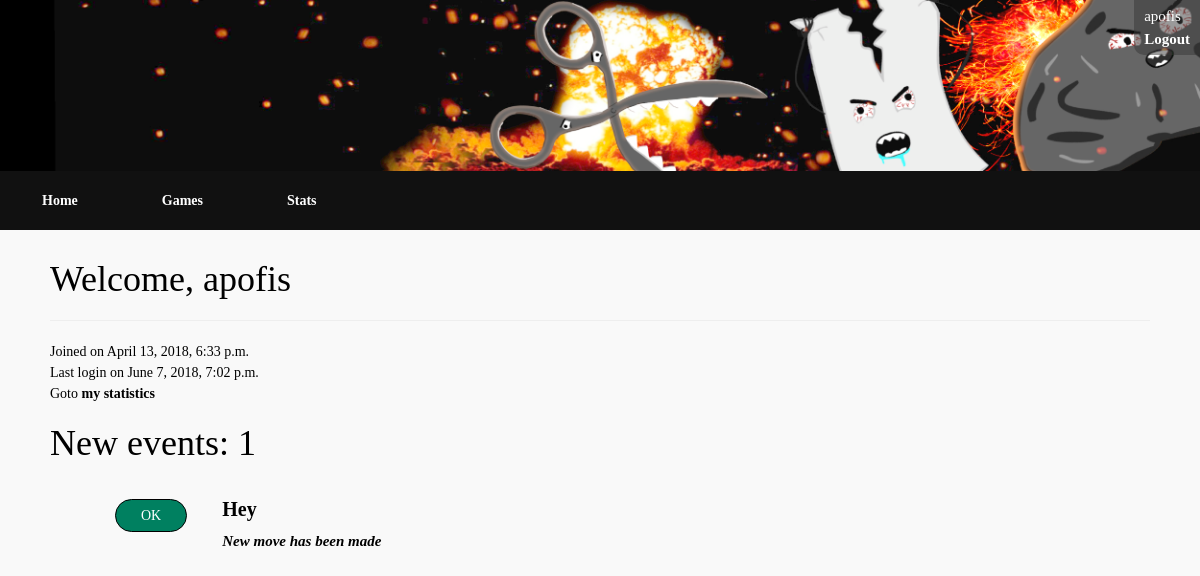
Before: /testapp/ (signed in) with the older database file.
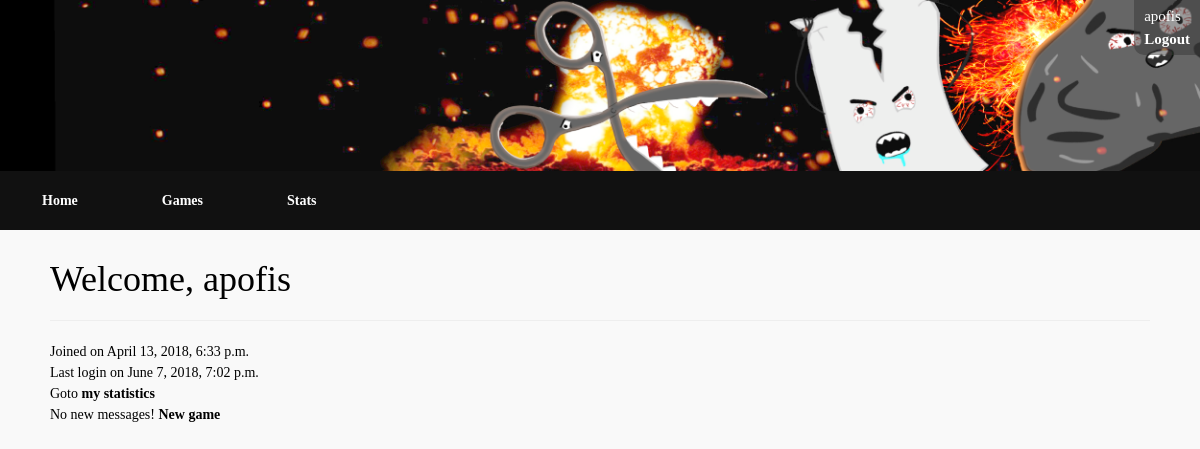
After: the same page with the newer database file.
### testapp/models.py (models this page shows)
class Notification(models.Model):
    playerID = models.ForeignKey(User, on_delete=models.CASCADE, related_name='player')
    gameID = models.ForeignKey(Game, on_delete=models.CASCADE, related_name='notificationGame')
    notificationType = models.CharField(max_length=1) #'e' == end game; 'm' == new move

class Game(models.Model):
    isCompleted = models.BooleanField(default=False)
    isPublic = models.BooleanField()
    password = models.CharField(max_length=10, null=True)
    gameName = models.CharField(max_length=100, default='NoNameGame')
    ownerID = models.ForeignKey(User, on_delete=models.CASCADE, related_name='owner')
    secondPlayerID =models.ForeignKey(User, on_delete=models.SET_NULL, null=True, related_name='secondPlayer')
    winnerID = models.ForeignKey(User, on_delete=models.SET_NULL, null=True, related_name='winner')
    ownerScore = models.IntegerField(default=0)
    secondPlayerScore = models.IntegerField(default=0)

### testapp/views.py (the view)
# urls.py: 2. Add a URL to urlpatterns:  path('', views.home, name='home')
@login_required()
def home(request):
    notify = Notification.objects.filter(playerID=request.user)
    var = notify.count()
    if (request.method == 'POST'):
        kok = request.POST.get('close')
        Notification.objects.filter(pk=kok).delete()
        return HttpResponseRedirect('/home')
    return render(request, 'home.html', {'notify' : notify, 'var':var} )

### templates/home.html (shortened to what this page needs)
{% extends "login_generic.html" %}
{% block content %}
    <h1>Welcome, {{ request.user.get_username }}</h1>
    <div id="aboutuser">
        <div>
            <hr>
            Joined on {{ request.user.date_joined }}<br>
            Last login on {{ request.user.last_login }}<br>
            Goto <a href="{% url 'Games Stats' %}">my statistics </a>
        </div>
    </div>
    <div>
        {% if var > 0 %}
            <h1>New events: {{ var }}</h1>
            <ul id="notifications-list">
            {% for noti in notify %}
                <li class="notification-item">
                    <form method="post" id="seen">
                        <button id="login-button" name="close" type="submit" value={{ noti.id }}>OK</button>
                    </form>
                    {% if noti.notificationType == 'm' %}
                        <a href="{% url 'Join Game' %}?id={{ noti.gameID.id }}">
                            <div ><div>{{ noti.gameID.gameName }}</div>
                                <span>New move has been made</span></div></a>
                    {% else %}
                        <div ><div>{{ noti.gameID.gameName }}</div>
                                <span>Your opponent finished this game</span></div>
                    {% endif %}
                </li>
            {% endfor %}
            </ul>
        {% else %}
            <p>No new messages! <a href="{% url 'New Game' %}"> New game</a></p>
        {% endif %}
    </div>
{% endblock %}

### templates/login_generic.html (shortened to what this page needs)
<!DOCTYPE html>
<html lang="en">
<head>
  <link rel="stylesheet" href="https://maxcdn.bootstrapcdn.com/bootstrap/3.3.7/css/bootstrap.min.css">
  {% load static %}
  <link rel="stylesheet" href="{% static '../static/css/styles.css' %}">
</head>
<body>
<header><img src="/static/img/bg.jpg"/></header>
      <nav>
      <ul>
          <li><a href="{% url 'Home' %}">Home</a></li>
          <li><a href="{% url 'All Games' %}">Games</a></li>
          <li><a href="{% url 'Games Stats' %}">Stats</a></li>
      </ul>
          <div id="user">
        {% if user.is_authenticated %}
            <div id="username">{{ user.get_username }}</div>
              <a href="{% url 'logout'%}?next=/accounts/login">Logout</a>
          {% else %}
             <div><a href="{% url 'login'%}?next={{request.path}}">Login</a></div>
            {% endif %}
    </div>
      </nav>
      <main id="login-main">
      {% block content %}{% endblock %}
      </main>
</body>
</html>

### static/css/styles.css (style rules this page uses)
:root { --main-bg-color: #f9f9f9; --em-color: #008060; --em-color-red: #CC3434; }
body { display: table; font-family: Verdana, fantasy; border: 0; padding: 0; margin: 0; border-style: none; background-color: var(--main-bg-color); color: black; width: 100%; line-height: 1.5; }
header { padding: 1em; display: table-header-group; width: 100%; height: 100px; }
header img { width: 100%; }
#user { width: auto; border-radius: 0 0 0 10px; position: fixed; font-size: 15px; color: white; padding: 5px; padding-left: 10px; padding-right: 10px; top: 0; right: 0; border: none; background-color: rgba(55,55,55,0.5); }
#user a { color: white; }
nav { display: table-row-group; width: 100%; margin-bottom: 0; }
nav ul { position: -webkit-sticky; position: sticky; top: 0; list-style-type: none; margin: 0; padding: 0; overflow: hidden; background-color: #111111; }
nav ul li { float: left; }
nav ul li a { color: white; }
nav ul li a:link { display: block; background-color: #111111; padding: 3em; padding-top: 1em; padding-bottom: 1em; text-decoration: none; border:0; border-top: 5px; border-bottom: 5px; border-style: solid; border-color: #111; }
#login-main { display: block; float: none; padding: 0; margin: 30px 50px 30px 50px; width: auto; }
main { display: block; padding: 0; margin: auto; margin-top: 20px; margin-left: 20%; }
a { font-weight: bolder; color: black; }

Changed rows visible on the page:
removed Notification: {{ noti.id }} 13 (drawn), gameID.gameName "Hey"
Other visible differences:
{{ var }}: "1" → (not shown)
text no longer shown: "New events:"
text now shown: "No new messages! New game"
